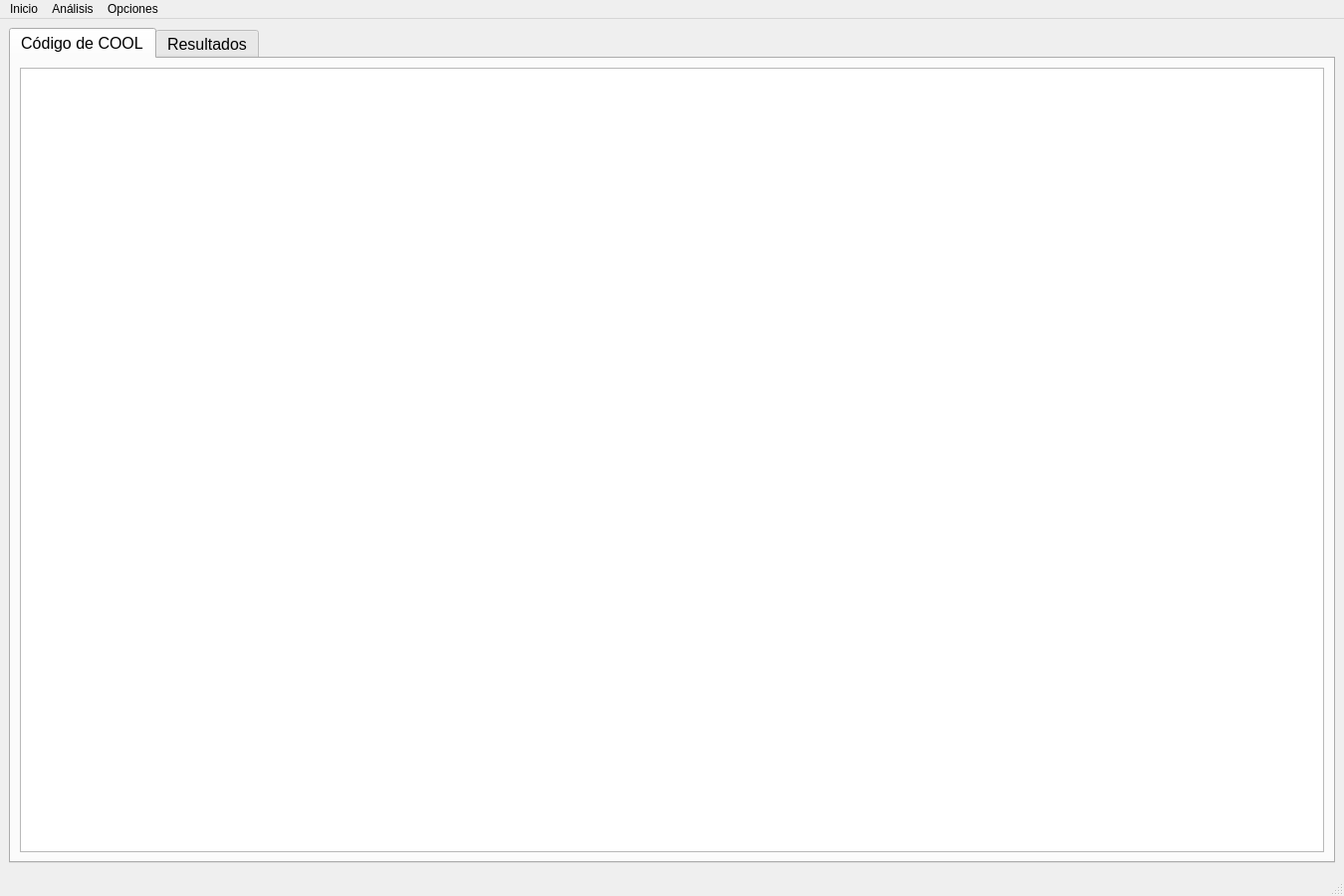
<?xml version="1.0" encoding="UTF-8"?>
<ui version="4.0">
 <class>InferenciaTipos</class>
 <widget class="QMainWindow" name="InferenciaTipos">
  <property name="windowModality">
   <enum>Qt::WindowModal</enum>
  </property>
  <property name="geometry">
   <rect>
    <x>0</x>
    <y>0</y>
    <width>1350</width>
    <height>900</height>
   </rect>
  </property>
  <property name="windowTitle">
   <string>Inferencia de Tipos</string>
  </property>
  <property name="windowIcon">
   <iconset>
    <normaloff>images/Qt.ico</normaloff>images/Qt.ico</iconset>
  </property>
  <property name="tabShape">
   <enum>QTabWidget::Rounded</enum>
  </property>
  <widget class="QWidget" name="centralwidget">
   <layout class="QGridLayout" name="gridLayout_3">
    <item row="0" column="0">
     <widget class="QTabWidget" name="tabWidgetCodigo">
      <property name="font">
       <font>
        <family>Tahoma</family>
        <pointsize>12</pointsize>
        <weight>50</weight>
        <bold>false</bold>
       </font>
      </property>
      <property name="currentIndex">
       <number>0</number>
      </property>
      <widget class="QWidget" name="tabCodigoCOOL">
       <attribute name="title">
        <string>Código de COOL</string>
       </attribute>
       <layout class="QGridLayout" name="gridLayout">
        <item row="0" column="0">
         <widget class="QPlainTextEdit" name="textCodigoCOOL">
          <property name="font">
           <font>
            <pointsize>18</pointsize>
           </font>
          </property>
         </widget>
        </item>
       </layout>
      </widget>
      <widget class="QWidget" name="tabResultados">
       <attribute name="title">
        <string>Resultados</string>
       </attribute>
       <layout class="QGridLayout" name="gridLayout_2">
        <item row="0" column="0">
         <widget class="QPlainTextEdit" name="textResultados">
          <property name="font">
           <font>
            <pointsize>18</pointsize>
           </font>
          </property>
          <property name="undoRedoEnabled">
           <bool>false</bool>
          </property>
          <property name="lineWrapMode">
           <enum>QPlainTextEdit::NoWrap</enum>
          </property>
          <property name="readOnly">
           <bool>true</bool>
          </property>
         </widget>
        </item>
       </layout>
      </widget>
     </widget>
    </item>
   </layout>
  </widget>
  <widget class="QMenuBar" name="menubar">
   <property name="geometry">
    <rect>
     <x>0</x>
     <y>0</y>
     <width>1350</width>
     <height>22</height>
    </rect>
   </property>
   <widget class="QMenu" name="menuInicio">
    <property name="title">
     <string>Inicio</string>
    </property>
    <addaction name="separator"/>
    <addaction name="actionNuevoCodigo"/>
    <addaction name="separator"/>
    <addaction name="actionCargarCodigo"/>
    <addaction name="separator"/>
    <addaction name="actionGuardarCodigo"/>
    <addaction name="actionGuardarResultados"/>
    <addaction name="separator"/>
    <addaction name="actionSalir"/>
   </widget>
   <widget class="QMenu" name="menuAnalisis">
    <property name="title">
     <string>Análisis</string>
    </property>
    <addaction name="actionAnalisis"/>
   </widget>
   <widget class="QMenu" name="menuOpciones">
    <property name="title">
     <string>Opciones</string>
    </property>
    <addaction name="actionAyuda"/>
    <addaction name="separator"/>
    <addaction name="actionOrientacion"/>
    <addaction name="separator"/>
    <addaction name="actionAcercaAutores"/>
   </widget>
   <addaction name="menuInicio"/>
   <addaction name="menuAnalisis"/>
   <addaction name="menuOpciones"/>
  </widget>
  <widget class="QStatusBar" name="statusbar">
   <property name="font">
    <font>
     <family>Tahoma</family>
     <pointsize>12</pointsize>
    </font>
   </property>
  </widget>
  <action name="actionNuevoCodigo">
   <property name="icon">
    <iconset>
     <normaloff>images/selection-input.png</normaloff>images/selection-input.png</iconset>
   </property>
   <property name="text">
    <string>Nuevo código</string>
   </property>
   <property name="statusTip">
    <string>Nuevo código</string>
   </property>
   <property name="shortcut">
    <string>Ctrl+N</string>
   </property>
  </action>
  <action name="actionGuardarResultados">
   <property name="icon">
    <iconset>
     <normaloff>images/disk--pencil.png</normaloff>images/disk--pencil.png</iconset>
   </property>
   <property name="text">
    <string>Guardar resultados</string>
   </property>
   <property name="statusTip">
    <string>Guardar resultados</string>
   </property>
   <property name="shortcut">
    <string>Ctrl+R</string>
   </property>
  </action>
  <action name="actionCargarCodigo">
   <property name="icon">
    <iconset>
     <normaloff>images/blue-folder-horizontal-open.png</normaloff>images/blue-folder-horizontal-open.png</iconset>
   </property>
   <property name="text">
    <string>Cargar código</string>
   </property>
   <property name="statusTip">
    <string>Cargar código</string>
   </property>
   <property name="shortcut">
    <string>Ctrl+O</string>
   </property>
  </action>
  <action name="actionSalir">
   <property name="icon">
    <iconset>
     <normaloff>images/cross-circle.png</normaloff>images/cross-circle.png</iconset>
   </property>
   <property name="text">
    <string>Salir</string>
   </property>
   <property name="statusTip">
    <string>Salir</string>
   </property>
   <property name="shortcut">
    <string>Ctrl+F4</string>
   </property>
  </action>
  <action name="actionHelp">
   <property name="icon">
    <iconset>
     <normaloff>../../images/question.png</normaloff>../../images/question.png</iconset>
   </property>
   <property name="text">
    <string>Ayuda</string>
   </property>
   <property name="statusTip">
    <string>¿Cómo usar?</string>
   </property>
   <property name="shortcut">
    <string>F1</string>
   </property>
  </action>
  <action name="actionAyuda">
   <property name="icon">
    <iconset>
     <normaloff>images/question.png</normaloff>images/question.png</iconset>
   </property>
   <property name="text">
    <string>Ayuda</string>
   </property>
   <property name="statusTip">
    <string>Ayuda</string>
   </property>
   <property name="shortcut">
    <string>F1</string>
   </property>
  </action>
  <action name="actionAcercaInferenciaTipos">
   <property name="icon">
    <iconset>
     <normaloff>../../images/lifebuoy.png</normaloff>../../images/lifebuoy.png</iconset>
   </property>
   <property name="text">
    <string>Acerca de Inferencia de Tipos</string>
   </property>
   <property name="statusTip">
    <string>Acerca de Inferencia de Tipos</string>
   </property>
  </action>
  <action name="actionSaveGrammarAs">
   <property name="icon">
    <iconset>
     <normaloff>../../images/disk--pencil.png</normaloff>../../images/disk--pencil.png</iconset>
   </property>
   <property name="text">
    <string>Guardar gramática como ...</string>
   </property>
   <property name="statusTip">
    <string>Guardar Gramática Como</string>
   </property>
  </action>
  <action name="actionAnalyse">
   <property name="icon">
    <iconset>
     <normaloff>images/control.png</normaloff>images/control.png</iconset>
   </property>
   <property name="text">
    <string>Analizar</string>
   </property>
   <property name="toolTip">
    <string>Analizar</string>
   </property>
   <property name="statusTip">
    <string>Analizar</string>
   </property>
   <property name="font">
    <font>
     <pointsize>8</pointsize>
    </font>
   </property>
   <property name="shortcut">
    <string>F5</string>
   </property>
  </action>
  <action name="actionQuickAnalyse">
   <property name="icon">
    <iconset>
     <normaloff>images/controlx2.png</normaloff>images/controlx2.png</iconset>
   </property>
   <property name="text">
    <string>Análisis rápido</string>
   </property>
   <property name="toolTip">
    <string>Análisis rápido</string>
   </property>
   <property name="statusTip">
    <string>Análisis rápido</string>
   </property>
   <property name="shortcut">
    <string>F9</string>
   </property>
  </action>
  <action name="actionAnalisis">
   <property name="icon">
    <iconset>
     <normaloff>images/control.png</normaloff>images/control.png</iconset>
   </property>
   <property name="text">
    <string>Análisis</string>
   </property>
   <property name="statusTip">
    <string>Análisis</string>
   </property>
   <property name="shortcut">
    <string>F5</string>
   </property>
  </action>
  <action name="actionQuickAnalyse_2">
   <property name="icon">
    <iconset>
     <normaloff>../../images/controlx2.png</normaloff>../../images/controlx2.png</iconset>
   </property>
   <property name="text">
    <string>Análisis rápido de la gramática</string>
   </property>
   <property name="shortcut">
    <string>F9</string>
   </property>
  </action>
  <action name="actionAcercaAutores">
   <property name="icon">
    <iconset>
     <normaloff>images/lifebuoy.png</normaloff>images/lifebuoy.png</iconset>
   </property>
   <property name="text">
    <string>Acerca de los autores</string>
   </property>
   <property name="statusTip">
    <string>Acerca de los autores</string>
   </property>
  </action>
  <action name="actionGuardarCodigo">
   <property name="icon">
    <iconset>
     <normaloff>images/disk.png</normaloff>images/disk.png</iconset>
   </property>
   <property name="text">
    <string>Guardar código</string>
   </property>
   <property name="statusTip">
    <string>Guardar código</string>
   </property>
   <property name="shortcut">
    <string>Ctrl+S</string>
   </property>
  </action>
  <action name="actionOrientacion">
   <property name="icon">
    <iconset>
     <normaloff>images/clipboard-paste-document-text.png</normaloff>images/clipboard-paste-document-text.png</iconset>
   </property>
   <property name="text">
    <string>Orientación</string>
   </property>
  </action>
 </widget>
 <resources/>
 <connections/>
</ui>
